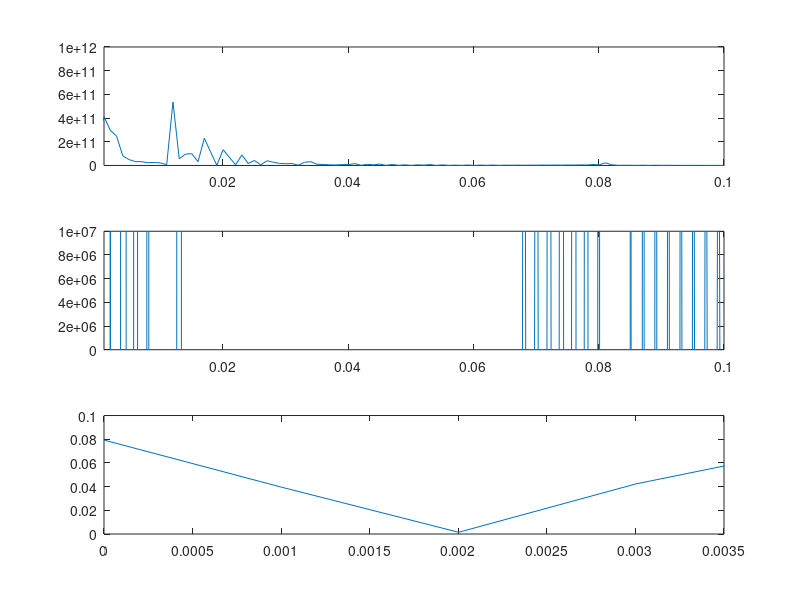

The MATLAB source for this figure:
clc;clear all;
f=fopen('Flux.txt');
l=fgetl(f);
i=1;
while ischar(l)
    %%disp(l);
    text{i}=l;
    data{i}=sscanf(text{i},'%f , %f , %f');
    A1(i)=data{i}(1);
    A2(i)=data{i}(2);
    A3(i)=data{i}(3);
    l=fgetl(f);
    i=i+1;
end

hold on;

subplot(3,1,1)
A=abs(A2)/max(abs(A2));%Flux_in
B=abs(A3)/max(abs(A2));%Flux_out
plot(A1,abs(A2));
axis([1e-3 1e-1 0 1e12]);
subplot(3,1,2)
plot(A1,A3);
axis([1e-3 1e-1 0 1e7]);
subplot(3,1,3)
C=B./A;
for i=1:length(C)
    if (C(i)>1)
        C(i)=0;
    end
end
plot(A1,C);
axis([0 0.0035 0 0.1]);
